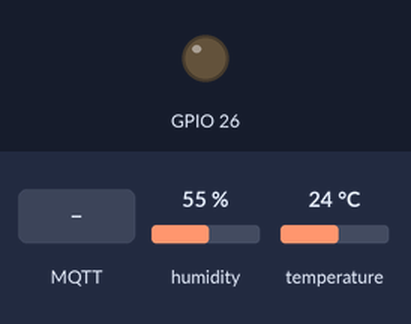
The program below on a simulated ESP32. Parts: output pins drawn as LEDs (lit = HIGH). The inputs (shaded band) are chosen by the test bench; at power-on: humidity 55 %, temperature 24 °C. WiFi joins after 1.5 s; servers stay silent unless stated; no MQTT or app messages arrive unless stated; what the program prints to the serial monitor is not drawn.

Above: at 2.7 s.
2.8 s: MQTT message "on" arrives on the first subscribed topic
At 3.1 s:
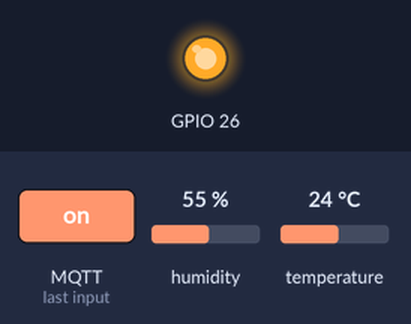
5.8 s: MQTT message "off" arrives on the first subscribed topic
At 6.5 s:
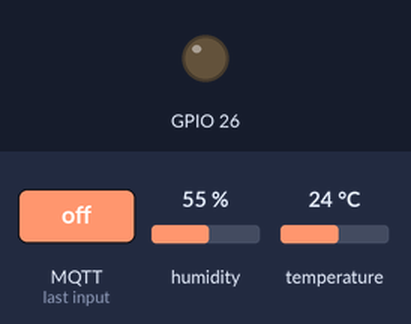
Timing chart, 0 to 8.8 s (numbered marks = the images above; inputs shaded):
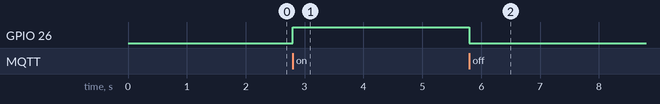

The program:

main.cpp
```cpp
#include <Arduino.h>
#include "DHT.h"
#include <WiFi.h>
#include <PubSubClient.h>
#include "ArduinoJson.h"
#include <Wire.h>
// Thông tin về wifi

#define ssid "2anhem"
#define password "boo112904"
#define mqtt_server "broker.mqtt-dashboard.com"

const uint16_t mqtt_port = 1883; //Port của MQTT

#define topic1 "esp32/temperature"
#define topic2 "esp32/humidity"

#define DHTPIN 5
#define DHTTYPE DHT11

DHT dht(DHTPIN, DHTTYPE);

WiFiClient espClient;
PubSubClient client(espClient);

void setup()
{
  Serial.begin(115200);

  Wire.begin();
  pinMode(A0, INPUT); //gan A0 cho LDR


  setup_wifi();                             //thực hiện kết nối Wifi
  client.setServer(mqtt_server, mqtt_port); // cài đặt server và lắng nghe client ở port 1883
  client.setCallback(callback);             // gọi hàm callback để thực hiện các chức năng publish/subcribe

  //    if (!client.connected())
  //    { // Kiểm tra kết nối
  //      reconnect();
  //    }
  client.subscribe("led");
  pinMode(26, OUTPUT);
  dht.begin();
}

// Hàm kết nối wifi
void setup_wifi()
{
  delay(10);
  Serial.println();
  Serial.print("Connecting to ");
  Serial.println(ssid);
  WiFi.begin(ssid, password);
  while (WiFi.status() != WL_CONNECTED)
  {
    delay(500);
    Serial.print(".");
  }
  // in ra thông báo đã kết nối và địa chỉ IP của ESP8266
  Serial.println("");
  Serial.println("WiFi connected");
  Serial.println("IP address: ");
  Serial.println(WiFi.localIP());
}

// Hàm call back để nhận dữ liệu
void callback(char *topic, byte *payload, unsigned int length)
{
  //-----------------------------------------------------------------
  //in ra tên của topic và nội dung nhận được
  Serial.print("Co tin nhan moi tu topic: ");
  Serial.println(topic);
  char p[length + 1];
  memcpy(p, payload, length);
  p[length] = NULL;
  String message(p);

  if (String(topic) == "led")
  {
    if (message == "on")
    {
      digitalWrite(26, HIGH);
    }
    if (message == "off")
    {
      digitalWrite(26, LOW);
    }
  }
  Serial.println(message);
  Serial.write(payload, length);
  Serial.println();
  //-------------------------------------------------------------------------
}

//Hàm reconnect thực hiện kết nối lại khi mất kết nối với MQTT Broker
void reconnect()
{
  while (!client.connected()) // Chờ tới khi kết nối
  {
    String clientId = "ESP8266Client-Mackcest";
    if (client.connect("ESP8266Client-0123")) //kết nối vào broker
    {
        Serial.println("Đã kết nối:");
        //đăng kí nhận dữ liệu từ topic
      }
      else
      {
        // in ra trạng thái của client khi không kết nối được với broker
        Serial.print("Lỗi:, rc=");
        Serial.print(client.state());
        Serial.println(" try again in 5 seconds");
        // Đợi 5s
        delay(5000);
      }
    }
  }

  unsigned long lastMsg = 0;
  void loop()
  {
    if (!client.connected()){// Kiểm tra kết nối
            reconnect();
    }
    client.loop();

    long now = millis();
    if (now - lastMsg > 2000)
    {
      lastMsg = now;
      int temperature = dht.readTemperature();

      char tempString[8];
      dtostrf(temperature, 1, 2, tempString);
      Serial.print("Temperature: ");
      Serial.println(tempString);
      client.publish("esp32/temperature", tempString);

      int humidity = dht.readHumidity();
      // Convert the value to a char array
      char humString[8];
      dtostrf(humidity, 1, 2, humString);
      Serial.print("Humidity: ");
      Serial.println(humString);
      client.publish("esp32/humidity", humString);
    }
  }
```

Measured:
- after the input at 2.8 s, GPIO 26: LOW → HIGH at once
- after the input at 5.8 s, GPIO 26: HIGH → LOW at once
